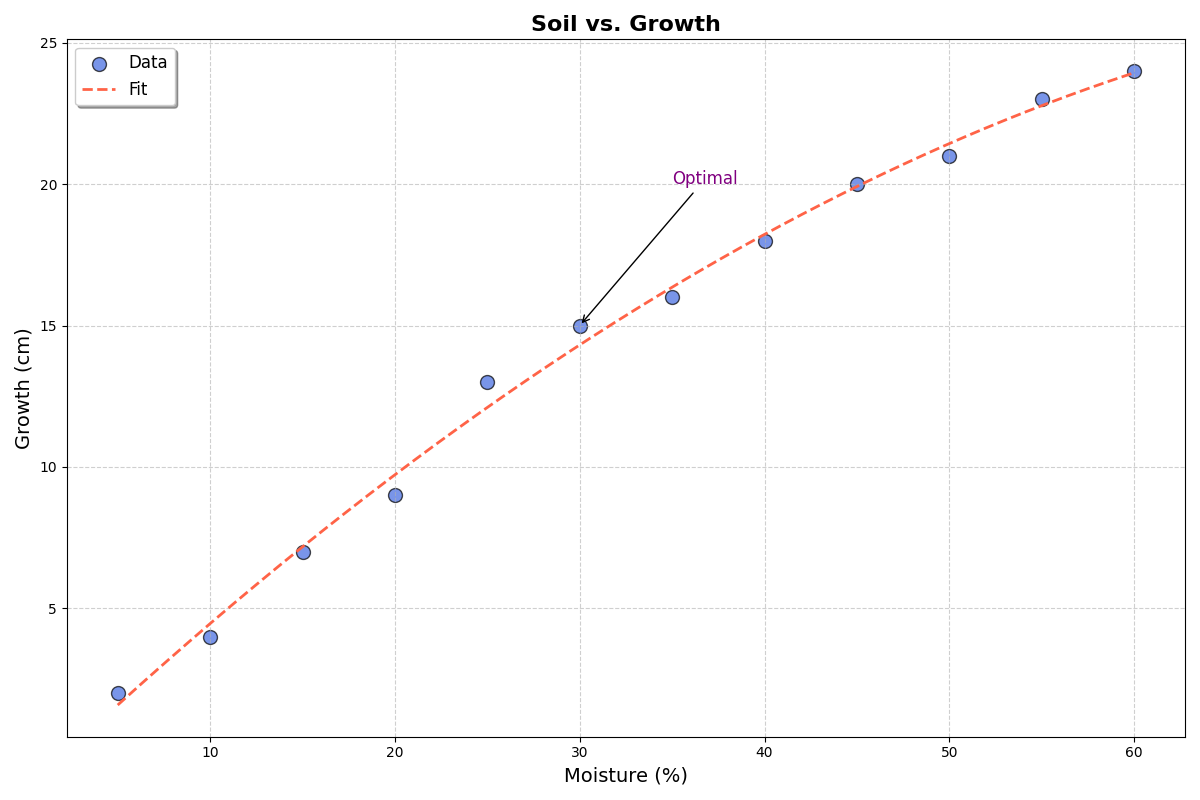

Source code (Python):
import matplotlib.pyplot as plt
import numpy as np

soil_moisture = np.array([5, 10, 15, 20, 25, 30, 35, 40, 45, 50, 55, 60])
plant_growth = np.array([2, 4, 7, 9, 13, 15, 16, 18, 20, 21, 23, 24])

plt.figure(figsize=(12, 8))

plt.scatter(soil_moisture, plant_growth, color='royalblue', alpha=0.7, s=100, edgecolor='black', label='Data')

z = np.polyfit(soil_moisture, plant_growth, 3)
p = np.poly1d(z)
xp = np.linspace(soil_moisture.min(), soil_moisture.max(), 500)
plt.plot(xp, p(xp), color='tomato', linestyle='--', linewidth=2, label='Fit')

plt.title('Soil vs. Growth', fontsize=16, fontweight='bold')
plt.xlabel('Moisture (%)', fontsize=14)
plt.ylabel('Growth (cm)', fontsize=14)
plt.legend(loc='upper left', fontsize=12, frameon=True, shadow=True)
plt.grid(True, linestyle='--', alpha=0.6)

plt.annotate('Optimal', 
             xy=(30, 15), 
             xytext=(35, 20), 
             arrowprops=dict(facecolor='black', arrowstyle='->'), 
             fontsize=12, color='purple')

plt.tight_layout()
plt.show()
